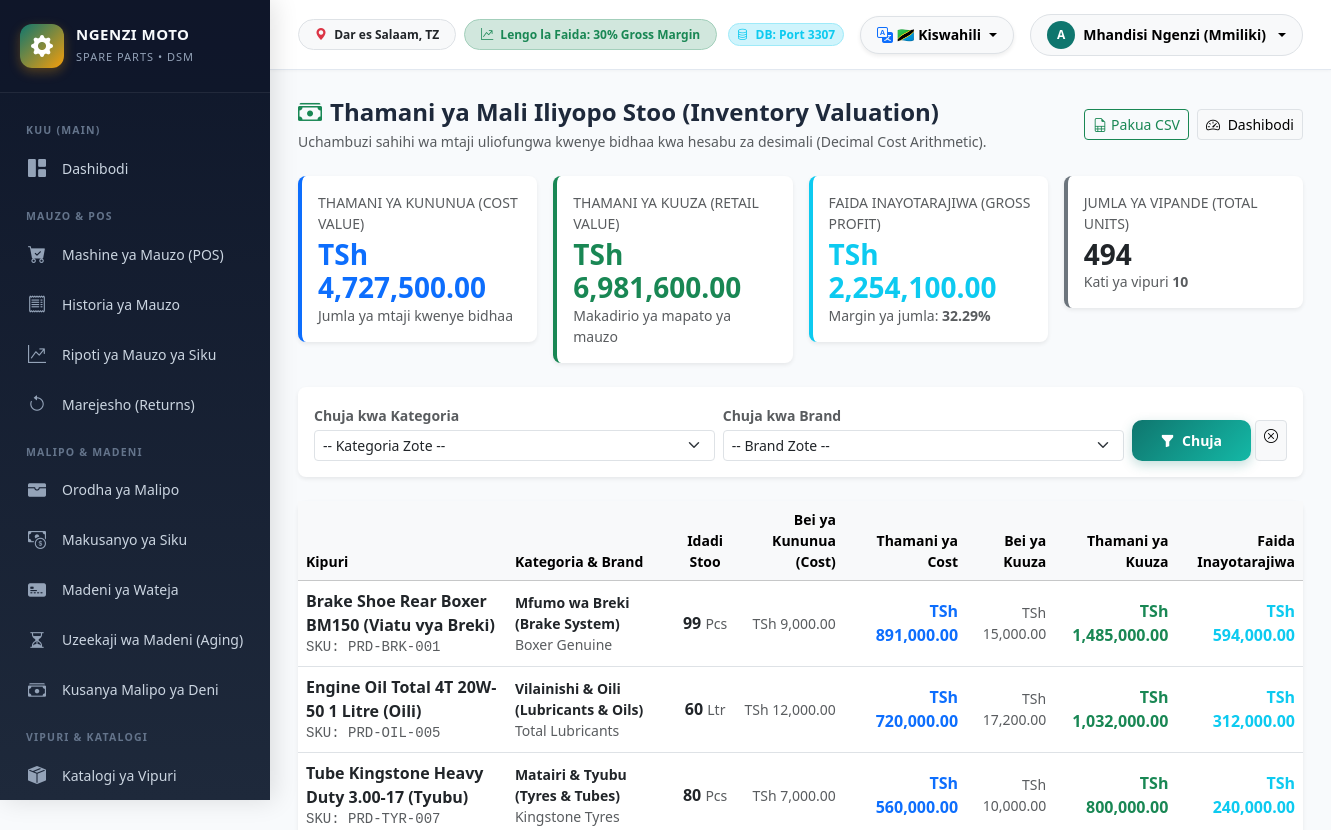
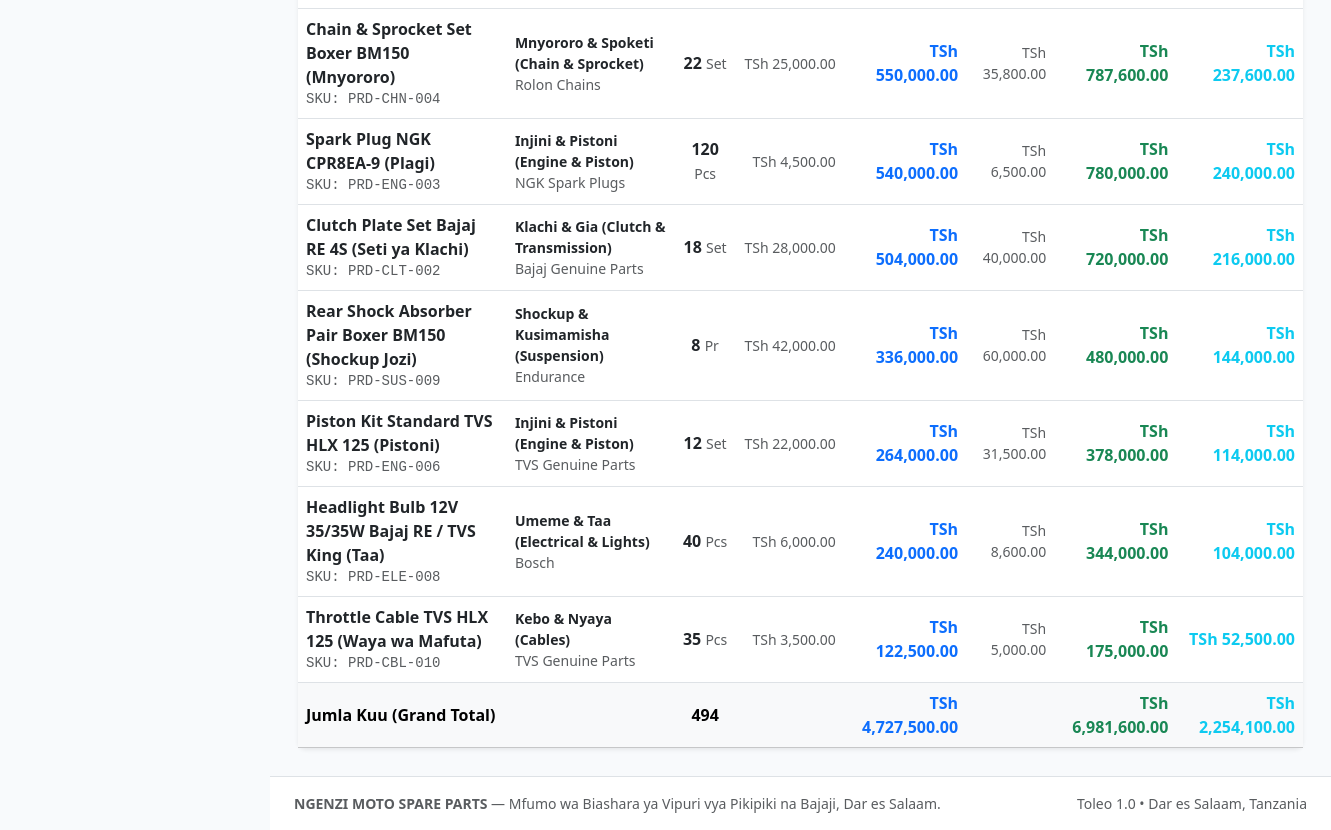
The app's page /index.php?route=inventory_valuation (signed in), older data (2 pictures, top to bottom).
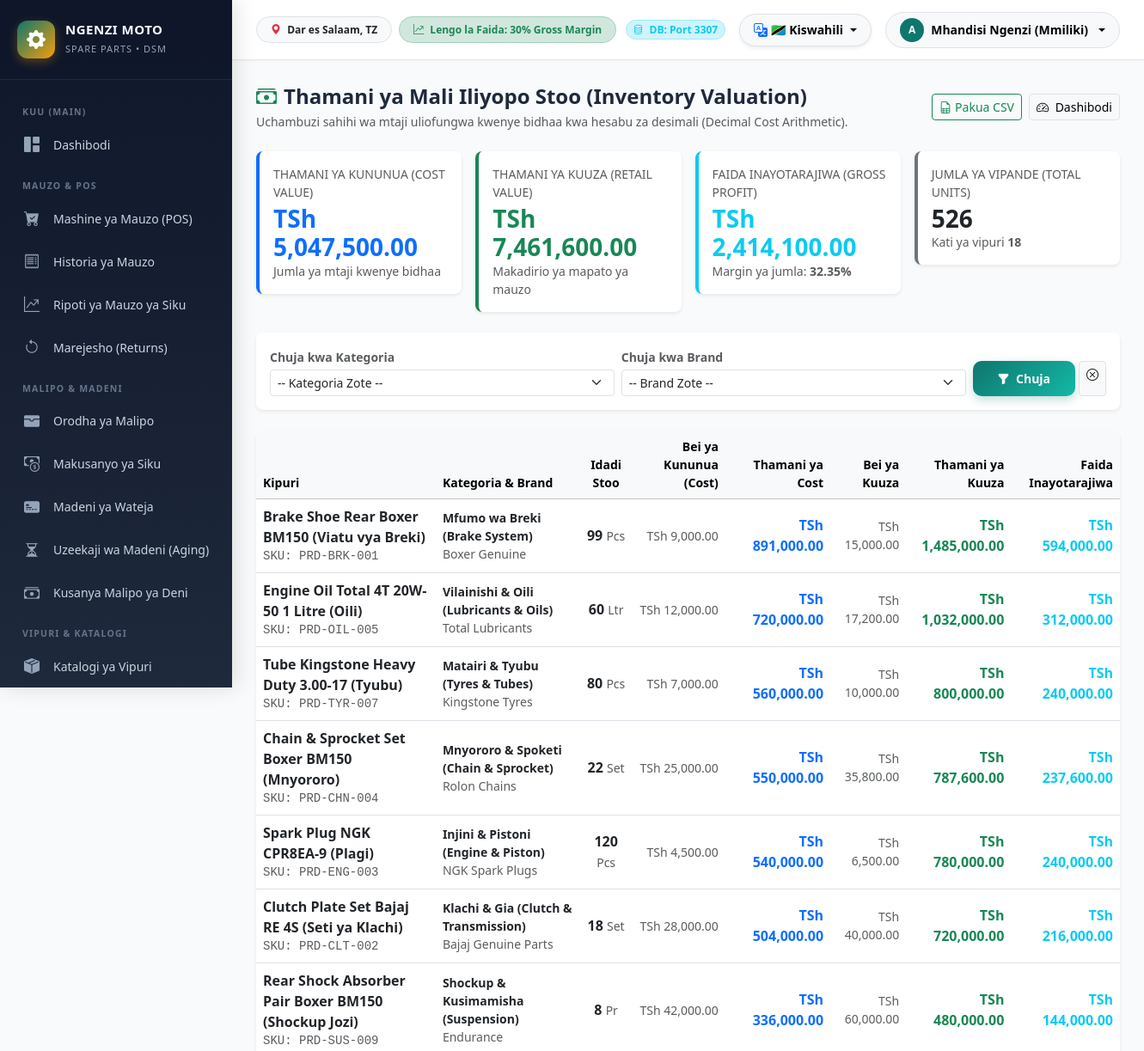
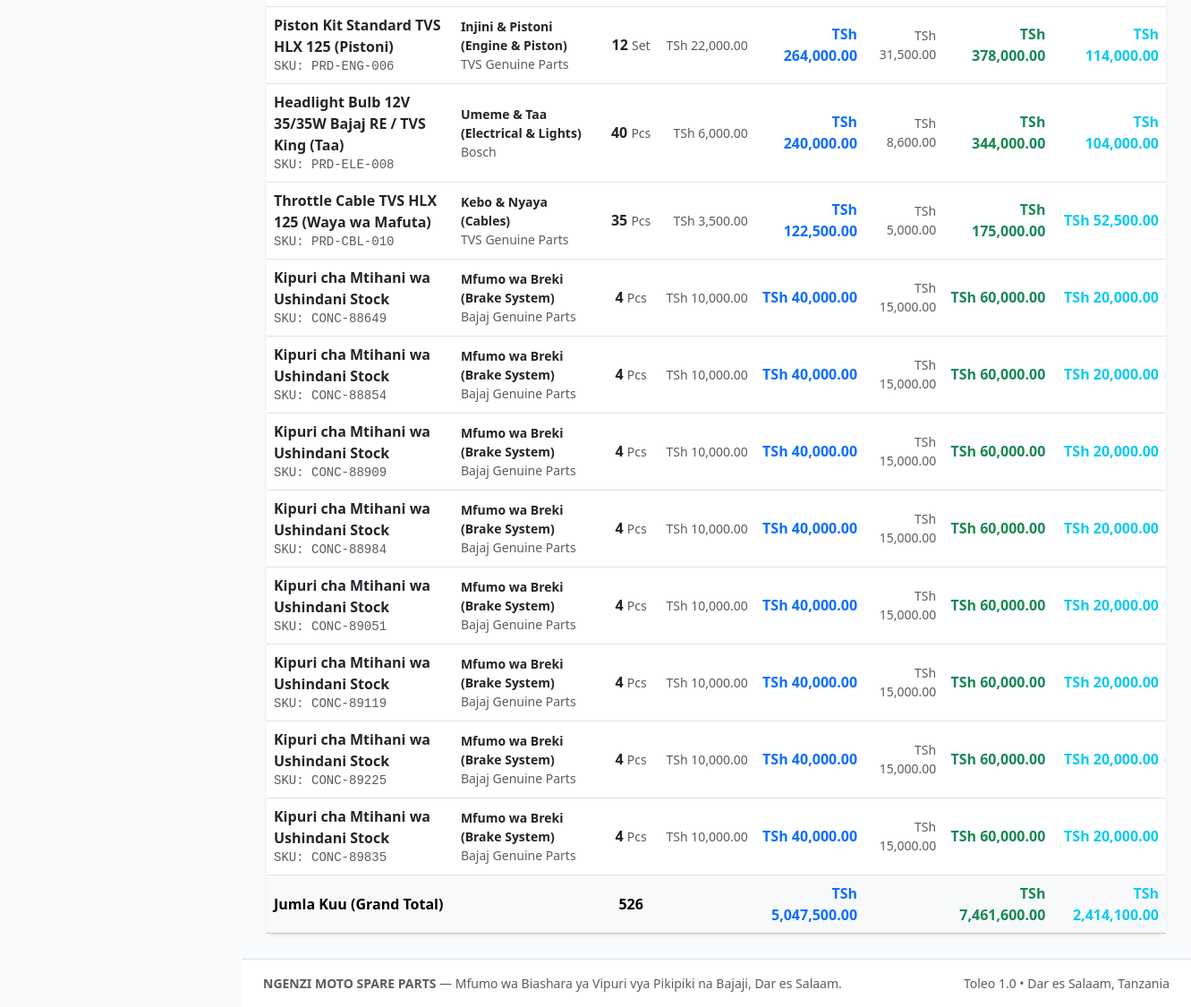
The same page, newer data (2 pictures, top to bottom).
### tables this page shows
CREATE TABLE `products` (
  `id` int(11) NOT NULL AUTO_INCREMENT,
  `sku` varchar(50) NOT NULL,
  `barcode` varchar(50) DEFAULT NULL,
  `name` varchar(150) NOT NULL,
  `description` text DEFAULT NULL,
  `online_description` text DEFAULT NULL,
  `category_id` int(11) NOT NULL,
  `brand_id` int(11) DEFAULT NULL,
  `unit_id` int(11) NOT NULL,
  `buying_price` decimal(15,2) NOT NULL DEFAULT 0.00,
  `selling_price` decimal(15,2) NOT NULL DEFAULT 0.00,
  `recommended_selling_price` decimal(15,2) NOT NULL DEFAULT 0.00,
  `minimum_selling_price` decimal(15,2) NOT NULL DEFAULT 0.00,
  `target_margin` decimal(5,2) NOT NULL DEFAULT 30.00,
  `current_stock` int(11) NOT NULL DEFAULT 0,
  `min_stock_level` int(11) NOT NULL DEFAULT 5,
  `reorder_level` int(11) NOT NULL DEFAULT 10,
  `max_stock_level` int(11) NOT NULL DEFAULT 100,
  `shelf_location` varchar(50) DEFAULT NULL,
  `image_url` varchar(255) DEFAULT NULL,
  `warranty_days` int(11) DEFAULT 0,
  `status` enum('active','inactive','discontinued') DEFAULT 'active',
  `created_at` timestamp NOT NULL DEFAULT current_timestamp(),
  `updated_at` timestamp NOT NULL DEFAULT current_timestamp() ON UPDATE current_timestamp(),
  `is_online` tinyint(1) NOT NULL DEFAULT 1,
  `is_featured` tinyint(1) NOT NULL DEFAULT 0,
  `online_sort_order` int(11) NOT NULL DEFAULT 0,
  PRIMARY KEY (`id`),
  UNIQUE KEY `sku` (`sku`),
  UNIQUE KEY `barcode` (`barcode`),
  KEY `unit_id` (`unit_id`),
  KEY `idx_product_sku` (`sku`),
  KEY `idx_product_barcode` (`barcode`),
  KEY `idx_product_name` (`name`),
  KEY `idx_product_category` (`category_id`),
  KEY `idx_product_brand` (`brand_id`),
  CONSTRAINT `products_ibfk_1` FOREIGN KEY (`category_id`) REFERENCES `categories` (`id`) ON UPDATE CASCADE,
  CONSTRAINT `products_ibfk_2` FOREIGN KEY (`brand_id`) REFERENCES `brands` (`id`) ON UPDATE CASCADE,
  CONSTRAINT `products_ibfk_3` FOREIGN KEY (`unit_id`) REFERENCES `units` (`id`) ON UPDATE CASCADE
);

CREATE TABLE `categories` (
  `id` int(11) NOT NULL AUTO_INCREMENT,
  `name` varchar(100) NOT NULL,
  `code` varchar(20) DEFAULT NULL,
  `description` text DEFAULT NULL,
  `status` enum('active','inactive') DEFAULT 'active',
  `created_at` timestamp NOT NULL DEFAULT current_timestamp(),
  `updated_at` timestamp NOT NULL DEFAULT current_timestamp() ON UPDATE current_timestamp(),
  PRIMARY KEY (`id`),
  UNIQUE KEY `name` (`name`),
  UNIQUE KEY `code` (`code`)
);

CREATE TABLE `brands` (
  `id` int(11) NOT NULL AUTO_INCREMENT,
  `name` varchar(100) NOT NULL,
  `country` varchar(50) DEFAULT NULL,
  `description` varchar(255) DEFAULT NULL,
  `status` enum('active','inactive') DEFAULT 'active',
  `created_at` timestamp NOT NULL DEFAULT current_timestamp(),
  `updated_at` timestamp NOT NULL DEFAULT current_timestamp() ON UPDATE current_timestamp(),
  PRIMARY KEY (`id`),
  UNIQUE KEY `name` (`name`)
);

CREATE TABLE `units` (
  `id` int(11) NOT NULL AUTO_INCREMENT,
  `name` varchar(50) NOT NULL,
  `short_name` varchar(10) NOT NULL,
  `created_at` timestamp NOT NULL DEFAULT current_timestamp(),
  PRIMARY KEY (`id`)
);

### app/controllers/InventoryController.php (called while the page is built, shortened)
<?php
class InventoryController extends Controller {
    public function valuation(): void {
        $categoryId = !empty($_GET['category_id']) ? (int)$_GET['category_id'] : null;
        $brandId = !empty($_GET['brand_id']) ? (int)$_GET['brand_id'] : null;
        $report = Inventory::getValuationReport($categoryId, $brandId);
        $categories = Category::all();
        $brands = Brand::all();
        $this->render('inventory/valuation', [
            'title'      => 'Thamani ya Mali Iliyopo Stoo (Inventory Valuation)',
            'activeMenu' => 'inventory_valuation',
            'report'     => $report,
            'categories' => $categories,
            'brands'     => $brands,
            'categoryId' => $categoryId,
            'brandId'    => $brandId
        ]);
    }
}

### app/models/Inventory.php (called while the page is built, shortened)
<?php
class Inventory {
    public static function getValuationReport(?int $categoryId = null, ?int $brandId = null): array {
        $pdo = Database::getConnection();
        $where = ["p.status = 'active'"];
        $params = [];
        $whereClause = implode(" AND ", $where);
        $sql = "
            SELECT p.id, p.sku, p.name,
                   p.current_stock as quantity, p.current_stock,
                   p.min_stock_level as minimum_stock_level,
                   p.buying_price as buying_cost, p.buying_price, p.selling_price,
                   (p.current_stock * p.buying_price) as total_cost_value,
                   (p.current_stock * p.selling_price) as total_selling_value,
                   ((p.current_stock * p.selling_price) - (p.current_stock * p.buying_price)) as potential_profit,
                   c.name as category_name,
                   b.name as brand_name,
                   u.short_name as unit_short
            FROM `products` p
            JOIN `categories` c ON p.category_id = c.id
            LEFT JOIN `brands` b ON p.brand_id = b.id
            JOIN `units` u ON p.unit_id = u.id
            WHERE {$whereClause}
            ORDER BY total_cost_value DESC
        ";
        $stmt = $pdo->prepare($sql);
        $stmt->execute($params);
        $products = $stmt->fetchAll(PDO::FETCH_ASSOC);
        $totalUnits = 0;
        $totalCostVal = 0.00;
        $totalRetailVal = 0.00;
        foreach ($products as $p) {
            $totalUnits += (int)$p['current_stock'];
            $totalCostVal += (float)$p['total_cost_value'];
            $totalRetailVal += (float)$p['total_selling_value'];
        }
        return [
            'products'           => $products,
            'total_products'     => count($products),
            'total_units'        => $totalUnits,
            'total_cost_value'   => $totalCostVal,
            'total_retail_value' => $totalRetailVal,
            'potential_profit'   => ($totalRetailVal - $totalCostVal),
            'overall_margin'     => $totalRetailVal > 0 ? round((($totalRetailVal - $totalCostVal) / $totalRetailVal) * 100, 2) : 0.00
        ];
    }
}

### app/core/Helper.php (called while the page is built, shortened)
<?php
class Helper {
    public static function formatMoney(float $amount, bool $showSymbol = true): string {
        $formatted = number_format($amount, 2, '.', ',');
        return $showSymbol ? "TSh " . $formatted : $formatted;
    }
}

### views/inventory/valuation.php (the view, shortened to what the changed rows need)
<div class="d-flex flex-wrap align-items-center justify-content-between gap-3 mb-4">
    <div>
        <h4 class="fw-bold mb-1">
            <i class="bi bi-cash-stack text-success me-2"></i>Thamani ya Mali Iliyopo Stoo (Inventory Valuation)
        </h4>
        <p class="text-muted small mb-0">Uchambuzi sahihi wa mtaji uliofungwa kwenye bidhaa kwa hesabu za desimali (Decimal Cost Arithmetic).</p>
    </div>
    <div class="d-flex flex-wrap gap-2">
        <a href="/index.php?<?= http_build_query(array_merge($_GET, ['export' => 'csv'])) ?>" class="btn btn-outline-success btn-sm d-flex align-items-center gap-1">
            <i class="bi bi-file-earmark-spreadsheet"></i> Pakua CSV
        </a>
        <a href="/index.php?route=inventory_dashboard" class="btn btn-light border btn-sm">
            <i class="bi bi-speedometer2 me-1"></i> Dashibodi
        </a>
    </div>
</div>
<div class="row g-3 mb-4">
    <div class="col-xl-3 col-md-6">
        <div class="card border-0 shadow-sm rounded-3 p-3 bg-white border-start border-4 border-primary">
            <span class="text-muted small fw-medium text-uppercase">Thamani ya Kununua (Cost Value)</span>
            <h3 class="fw-bold text-primary mb-0 mt-1"><?= Helper::formatMoney($report['total_cost_value']) ?></h3>
            <span class="text-muted small">Jumla ya mtaji kwenye bidhaa</span>
        </div>
    </div>
    <div class="col-xl-3 col-md-6">
        <div class="card border-0 shadow-sm rounded-3 p-3 bg-white border-start border-4 border-success">
            <span class="text-muted small fw-medium text-uppercase">Thamani ya Kuuza (Retail Value)</span>
            <h3 class="fw-bold text-success mb-0 mt-1"><?= Helper::formatMoney($report['total_retail_value']) ?></h3>
            <span class="text-muted small">Makadirio ya mapato ya mauzo</span>
        </div>
    </div>
    <div class="col-xl-3 col-md-6">
        <div class="card border-0 shadow-sm rounded-3 p-3 bg-white border-start border-4 border-info">
            <span class="text-muted small fw-medium text-uppercase">Faida Inayotarajiwa (Gross Profit)</span>
            <h3 class="fw-bold text-info mb-0 mt-1"><?= Helper::formatMoney($report['potential_profit']) ?></h3>
            <span class="text-muted small">Margin ya jumla: <strong><?= $report['overall_margin'] ?>%</strong></span>
        </div>
    </div>
    <div class="col-xl-3 col-md-6">
        <div class="card border-0 shadow-sm rounded-3 p-3 bg-white border-start border-4 border-secondary">
            <span class="text-muted small fw-medium text-uppercase">Jumla ya Vipande (Total Units)</span>
            <h3 class="fw-bold text-dark mb-0 mt-1"><?= number_format($report['total_units']) ?></h3>
            <span class="text-muted small">Kati ya vipuri <strong><?= $report['total_products'] ?></strong></span>
        </div>
    </div>
</div>
<div class="card border-0 shadow-sm rounded-3 mb-4">
    <div class="card-body p-3">
        <form method="GET" action="/index.php" class="row g-2 align-items-end">
            <div class="col-md-5">
                <label class="form-label small fw-semibold text-muted mb-1">Chuja kwa Kategoria</label>
                <select name="category_id" class="form-select form-select-sm">
                    <option value="">-- Kategoria Zote --</option>
                </select>
            </div>
            <div class="col-md-5">
                <label class="form-label small fw-semibold text-muted mb-1">Chuja kwa Brand</label>
                <select name="brand_id" class="form-select form-select-sm">
                    <option value="">-- Brand Zote --</option>
                </select>
            </div>
            <div class="col-md-2 d-flex gap-1">
                <button type="submit" class="btn btn-primary-custom btn-sm w-100">
                    <i class="bi bi-funnel-fill me-1"></i> Chuja
                </button>
                <a href="/index.php?route=inventory_valuation" class="btn btn-light border btn-sm" title="Safisha">
                    <i class="bi bi-x-circle"></i>
                </a>
            </div>
        </form>
    </div>
</div>
<div class="card border-0 shadow-sm rounded-3">
    <div class="card-body p-0">
        <div class="table-responsive">
            <table class="table align-middle table-hover mb-0">
                <thead class="table-light small text-muted">
                    <tr>
                        <th>Kipuri</th>
                        <th>Kategoria & Brand</th>
                        <th class="text-center">Idadi Stoo</th>
                        <th class="text-end">Bei ya Kununua (Cost)</th>
                        <th class="text-end">Thamani ya Cost</th>
                        <th class="text-end">Bei ya Kuuza</th>
                        <th class="text-end">Thamani ya Kuuza</th>
                        <th class="text-end">Faida Inayotarajiwa</th>
                    </tr>
                </thead>
                <tbody>
                    <?php if (empty($report['products'])): ?>
                        <tr>
                            <td colspan="8" class="text-center py-4 text-muted">Hakuna bidhaa zilizopatikana kwenye kigezo hiki.</td>
                        </tr>
                    <?php else: ?>
                        <?php foreach ($report['products'] as $p): ?>
                            <tr>
                                <td>
                                    <a href="/index.php?route=product_show&id=<?= $p['id'] ?>" class="fw-semibold text-dark text-decoration-none">
                                        <?= htmlspecialchars($p['name']) ?>
                                    </a>
                                    <div class="small text-muted font-monospace">SKU: <?= htmlspecialchars($p['sku']) ?></div>
                                </td>
                                <td>
                                    <div class="small fw-semibold text-dark"><?= htmlspecialchars($p['category_name']) ?></div>
                                    <div class="small text-muted"><?= htmlspecialchars($p['brand_name'] ?? 'Generic') ?></div>
                                </td>
                                <td class="text-center fw-bold fs-6 text-dark">
                                    <?= (int)$p['quantity'] ?> <span class="small fw-normal text-muted"><?= $p['unit_short'] ?></span>
                                </td>
                                <td class="text-end text-muted small">
                                    <?= Helper::formatMoney((float)$p['buying_cost']) ?>
                                </td>
                                <td class="text-end fw-semibold text-primary">
                                    <?= Helper::formatMoney((float)$p['total_cost_value']) ?>
                                </td>
                                <td class="text-end text-muted small">
                                    <?= Helper::formatMoney((float)$p['selling_price']) ?>
                                </td>
                                <td class="text-end fw-semibold text-success">
                                    <?= Helper::formatMoney((float)$p['total_selling_value']) ?>
                                </td>
                                <td class="text-end fw-semibold text-info">
                                    <?= Helper::formatMoney((float)$p['potential_profit']) ?>
                                </td>
                            </tr>
                        <?php endforeach; ?>
                    <?php endif; ?>
                </tbody>
                <tfoot class="table-light fw-bold border-top">
                    <tr>
                        <td colspan="2">Jumla Kuu (Grand Total)</td>
                        <td class="text-center"><?= number_format($report['total_units']) ?></td>
                        <td></td>
                        <td class="text-end text-primary"><?= Helper::formatMoney($report['total_cost_value']) ?></td>
                        <td></td>
                        <td class="text-end text-success"><?= Helper::formatMoney($report['total_retail_value']) ?></td>
                        <td class="text-end text-info"><?= Helper::formatMoney($report['potential_profit']) ?></td>
                    </tr>
                </tfoot>
            </table>
        </div>
    </div>
</div>

Row changes from the older to the newer data that the page shows:
added products: name "Kipuri cha Mtihani wa Ushindani Stock", sku "CONC-88649", category.name "Mfumo wa Breki (Brake System)", brand.name "Bajaj Genuine Parts", current_stock "4", unit.short_name "Pcs", buying_price "TSh 10,000.00", total_cost_value "TSh 40,000.00", selling_price "TSh 15,000.00", total_selling_value "TSh 60,000.00", potential_profit "TSh 20,000.00"
added products: name "Kipuri cha Mtihani wa Ushindani Stock", sku "CONC-88854", category.name "Mfumo wa Breki (Brake System)", brand.name "Bajaj Genuine Parts", current_stock "4", unit.short_name "Pcs", buying_price "TSh 10,000.00", total_cost_value "TSh 40,000.00", selling_price "TSh 15,000.00", total_selling_value "TSh 60,000.00", potential_profit "TSh 20,000.00"
added products: name "Kipuri cha Mtihani wa Ushindani Stock", sku "CONC-88909", category.name "Mfumo wa Breki (Brake System)", brand.name "Bajaj Genuine Parts", current_stock "4", unit.short_name "Pcs", buying_price "TSh 10,000.00", total_cost_value "TSh 40,000.00", selling_price "TSh 15,000.00", total_selling_value "TSh 60,000.00", potential_profit "TSh 20,000.00"
added products: name "Kipuri cha Mtihani wa Ushindani Stock", sku "CONC-88984", category.name "Mfumo wa Breki (Brake System)", brand.name "Bajaj Genuine Parts", current_stock "4", unit.short_name "Pcs", buying_price "TSh 10,000.00", total_cost_value "TSh 40,000.00", selling_price "TSh 15,000.00", total_selling_value "TSh 60,000.00", potential_profit "TSh 20,000.00"
added products: name "Kipuri cha Mtihani wa Ushindani Stock", sku "CONC-89051", category.name "Mfumo wa Breki (Brake System)", brand.name "Bajaj Genuine Parts", current_stock "4", unit.short_name "Pcs", buying_price "TSh 10,000.00", total_cost_value "TSh 40,000.00", selling_price "TSh 15,000.00", total_selling_value "TSh 60,000.00", potential_profit "TSh 20,000.00"
added products: name "Kipuri cha Mtihani wa Ushindani Stock", sku "CONC-89119", category.name "Mfumo wa Breki (Brake System)", brand.name "Bajaj Genuine Parts", current_stock "4", unit.short_name "Pcs", buying_price "TSh 10,000.00", total_cost_value "TSh 40,000.00", selling_price "TSh 15,000.00", total_selling_value "TSh 60,000.00", potential_profit "TSh 20,000.00"
added products: name "Kipuri cha Mtihani wa Ushindani Stock", sku "CONC-89225", category.name "Mfumo wa Breki (Brake System)", brand.name "Bajaj Genuine Parts", current_stock "4", unit.short_name "Pcs", buying_price "TSh 10,000.00", total_cost_value "TSh 40,000.00", selling_price "TSh 15,000.00", total_selling_value "TSh 60,000.00", potential_profit "TSh 20,000.00"
added products: name "Kipuri cha Mtihani wa Ushindani Stock", sku "CONC-89835", category.name "Mfumo wa Breki (Brake System)", brand.name "Bajaj Genuine Parts", current_stock "4", unit.short_name "Pcs", buying_price "TSh 10,000.00", total_cost_value "TSh 40,000.00", selling_price "TSh 15,000.00", total_selling_value "TSh 60,000.00", potential_profit "TSh 20,000.00"
Text that changed along with them:
Helper::formatMoney($report['total_cost_value']): "TSh 4,727,500.00" → "TSh 5,047,500.00"
Helper::formatMoney($report['total_retail_value']): "TSh 6,981,600.00" → "TSh 7,461,600.00"
Helper::formatMoney($report['potential_profit']): "TSh 2,254,100.00" → "TSh 2,414,100.00"
$report['overall_margin']: "32.29" → "32.35"
$report['total_units']: "494" → "526"
$report['total_products']: "10" → "18"
